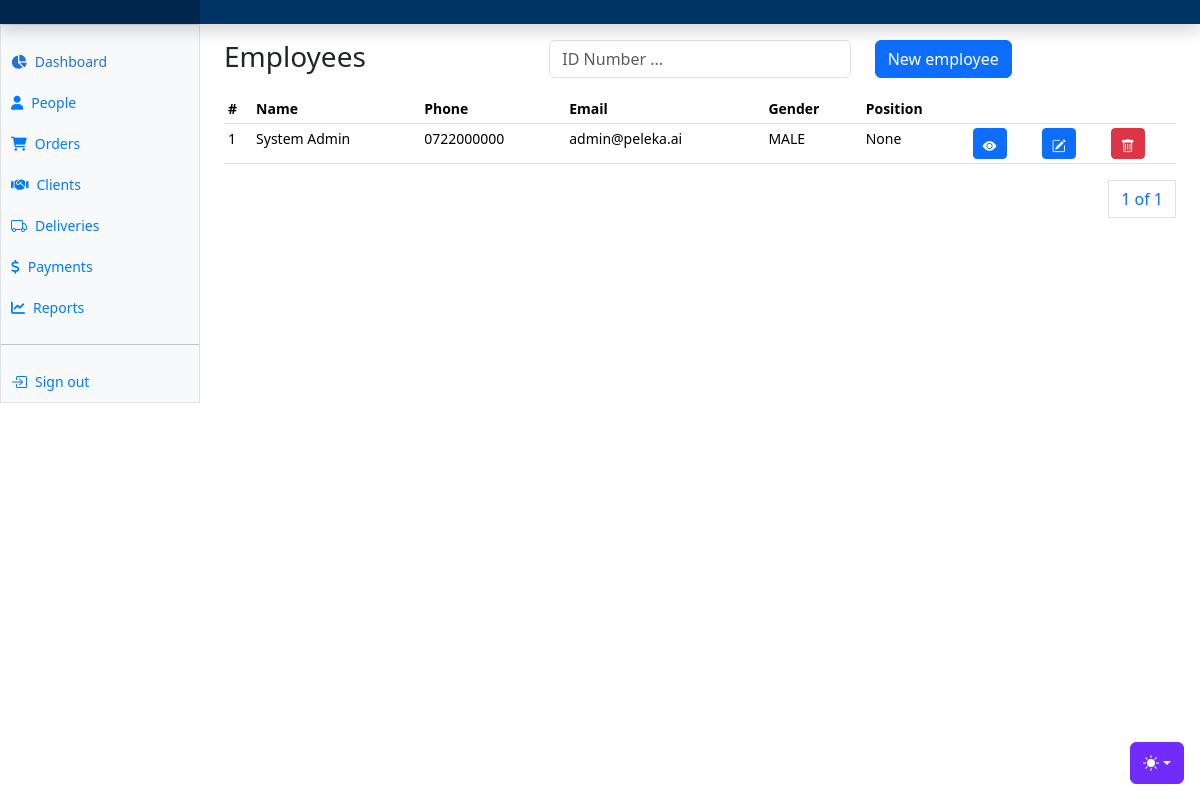
The page /users/employees/ (signed in) on the database its author committed.
### apps/users/models.py (models this page shows, shortened)
class User(AbstractUser, AbstractBaseModel):
    role = models.CharField(max_length=255, choices=UserRoleEnum.choices())
    phone_number = models.CharField(max_length=20)
    date_of_birth = models.DateField(null=True)
    gender = models.CharField(max_length=255, choices=GenderEnum.choices())
    id_number = models.CharField(max_length=255, null=True)
    kra_pin = models.CharField(max_length=255, null=True)
    address = models.CharField(max_length=255, null=True)
    city = models.CharField(max_length=255, null=True)
    country = models.CharField(max_length=255, null=True)
    photo = models.ImageField(upload_to="users/", null=True)
    tenant = models.ForeignKey("tenants.Tenant", on_delete=models.SET_NULL, null=True)
    position = models.CharField(max_length=255, null=True)
    def name(self):
        return f"{self.first_name} {self.last_name}"

### apps/users/views.py (the view)
# urls.py: path("employees/", employees, name="employees"),
@login_required(login_url="/users/login")
def employees(request):
    user = request.user
    employees = User.objects.all().order_by("-created")
    if not user.is_superuser:
        employees = (
            User.objects.filter(tenant=request.tenant)
            .filter(role__in=["ADMIN", "EMPLOYEE"])
            .order_by("-created")
        )
    paginator = Paginator(employees, 10)
    page_number = request.GET.get("page")
    page_obj = paginator.get_page(page_number)
    context = {"page_obj": page_obj}
    return render(request, "employees/employees.html", context)

### templates/employees/employees.html (shortened to what this page needs)
{% extends "base.html" %}
{% block content %}
<div class="row">
    <div class="col">
        <h3>Employees</h3>
    </div>
    <div class="col">
      <form method="POST">
        <div class="input-group mb-3">
            <div class="col">
              <input type="text" class="form-control" name="search_text" id="search_text" placeholder="ID Number ...">
            </div>
          </div>
      </form>
    </div>
    <div class="col">
      <button class="btn btn-primary" data-bs-toggle="modal" data-bs-target="#newEmployeeModal">New employee</button>
    </div>
</div>
      <div class="table-responsive small">
        <table class="table table-sm">
          <thead>
            <tr>
              <th scope="col">#</th>
              <th scope="col">Name</th>
              <th scope="col">Phone</th>
              <th scope="col">Email</th>
              <th scope="col">Gender</th>
              <th scope="col">Position</th>
              <th scope="col" colspan="3"></th>
            </tr>
          </thead>
          <tbody>
            {% for employee in page_obj %}
            <tr>
              <td>{{employee.id}}</td>
              <td>{{employee.name}}</td>
              <td>{{employee.phone_number}}</td>
              <td>{{employee.email}}</td>
              <td>{{employee.gender}}</td>
              <td>{{employee.position}}</td>
              <td>
                <a href="" class="btn btn-primary btn-sm"><i class="bi bi-eye-fill"></i></a>
              </td>
              <td><a class="btn btn-primary btn-sm" data-bs-toggle="modal" data-bs-target="#editEmployeeModal{{ employee.id }}">
                <i class="bi bi-pencil-square"></i>
              </a></td>
              <td><a class="btn btn-danger btn-sm" data-bs-toggle="modal" data-bs-target="#deleteEmployeeModal{{ employee.id }}">
                <i class="bi bi-trash"></i>
              </a></td>
            </tr>
            {% endfor %}
          </tbody>
        </table>
        <div>
          <nav aria-label="Page navigation example">
            <ul class="pagination justify-content-end">
              <a class="page-link" href="#">{{ page_obj.number }} of {{ page_obj.paginator.num_pages }}</a>
            </ul>
          </nav>
        </div>
      </div>
{% endblock content %}

### static/dashboard.css (style rules this page uses)
.bi { display: inline-block; width: 1rem; height: 1rem; }

### templates/base.html (style rules this page uses)
.bi { vertical-align: -.125em; fill: currentColor; }

### rows shown on the page
User: id "1", name "System Admin", phone_number "0722000000", email "admin@peleka.ai", gender "MALE", position "None"

### other values the page prints
{{ page_obj.number }} "1"
{{ page_obj.paginator.num_pages }} "1"
